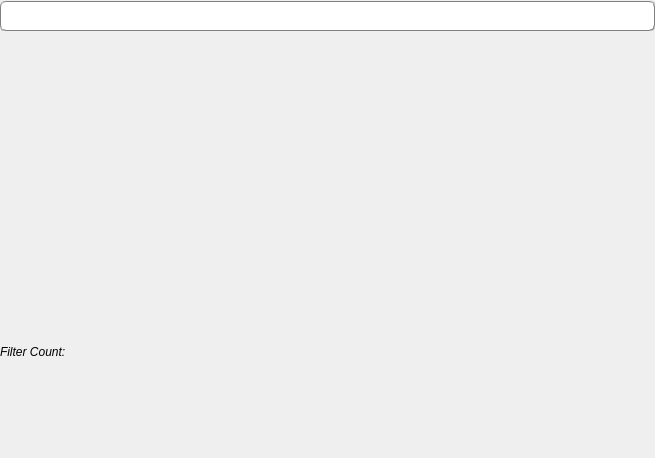
<?xml version="1.0" encoding="UTF-8"?>
<ui version="4.0">
 <class>FilterListToolboxWidget</class>
 <widget class="QWidget" name="FilterListToolboxWidget">
  <property name="geometry">
   <rect>
    <x>0</x>
    <y>0</y>
    <width>655</width>
    <height>458</height>
   </rect>
  </property>
  <property name="minimumSize">
   <size>
    <width>250</width>
    <height>140</height>
   </size>
  </property>
  <property name="windowTitle">
   <string>Form</string>
  </property>
  <layout class="QVBoxLayout" name="verticalLayout">
   <property name="spacing">
    <number>1</number>
   </property>
   <property name="leftMargin">
    <number>0</number>
   </property>
   <property name="topMargin">
    <number>1</number>
   </property>
   <property name="rightMargin">
    <number>0</number>
   </property>
   <property name="bottomMargin">
    <number>0</number>
   </property>
   <item>
    <widget class="SearchLineEdit" name="filterSearch">
     <property name="minimumSize">
      <size>
       <width>0</width>
       <height>30</height>
      </size>
     </property>
     <property name="maximumSize">
      <size>
       <width>16777215</width>
       <height>30</height>
      </size>
     </property>
     <property name="styleSheet">
      <string notr="true">QLineEdit {
    color: rgb(127, 0, 63);
    selection-color: white;
    border: 1px groove gray;
    border-top-left-radius: 5px;
    border-top-right-radius: 5px;
    border-bottom-left-radius: 5px;
    border-bottom-right-radius: 5px;
    padding: 2px 4px;
}
QLineEdit:focus {
    color: rgb(127, 0, 63);
    selection-color: white;
    border: 1px groove gray;
    border-top-left-radius: 5px;
    border-top-right-radius: 5px;
    border-bottom-left-radius: 5px;
    border-bottom-right-radius: 5px;
    padding: 2px 4px;
}

QLineEdit:edit-focus {
    color: rgb(127, 0, 63);
    selection-color: white;
    border: 1px groove gray;
    border-top-left-radius: 5px;
    border-top-right-radius: 5px;
    border-bottom-left-radius: 5px;
    border-bottom-right-radius: 5px;
    padding: 2px 4px;
}</string>
     </property>
     <property name="text">
      <string/>
     </property>
    </widget>
   </item>
   <item>
    <widget class="FilterListWidget" name="filterList" native="true">
     <property name="minimumSize">
      <size>
       <width>250</width>
       <height>50</height>
      </size>
     </property>
     <property name="contextMenuPolicy">
      <enum>Qt::NoContextMenu</enum>
     </property>
    </widget>
   </item>
   <item>
    <widget class="QLabel" name="filterCountLabel">
     <property name="font">
      <font>
       <italic>true</italic>
      </font>
     </property>
     <property name="text">
      <string>Filter Count:</string>
     </property>
    </widget>
   </item>
  </layout>
 </widget>
 <customwidgets>
  <customwidget>
   <class>FilterListWidget</class>
   <extends>QWidget</extends>
   <header location="global">FilterListWidget.h</header>
  </customwidget>
  <customwidget>
   <class>SearchLineEdit</class>
   <extends>QLineEdit</extends>
   <header location="global">SearchLineEdit.h</header>
  </customwidget>
 </customwidgets>
 <resources/>
 <connections/>
</ui>
